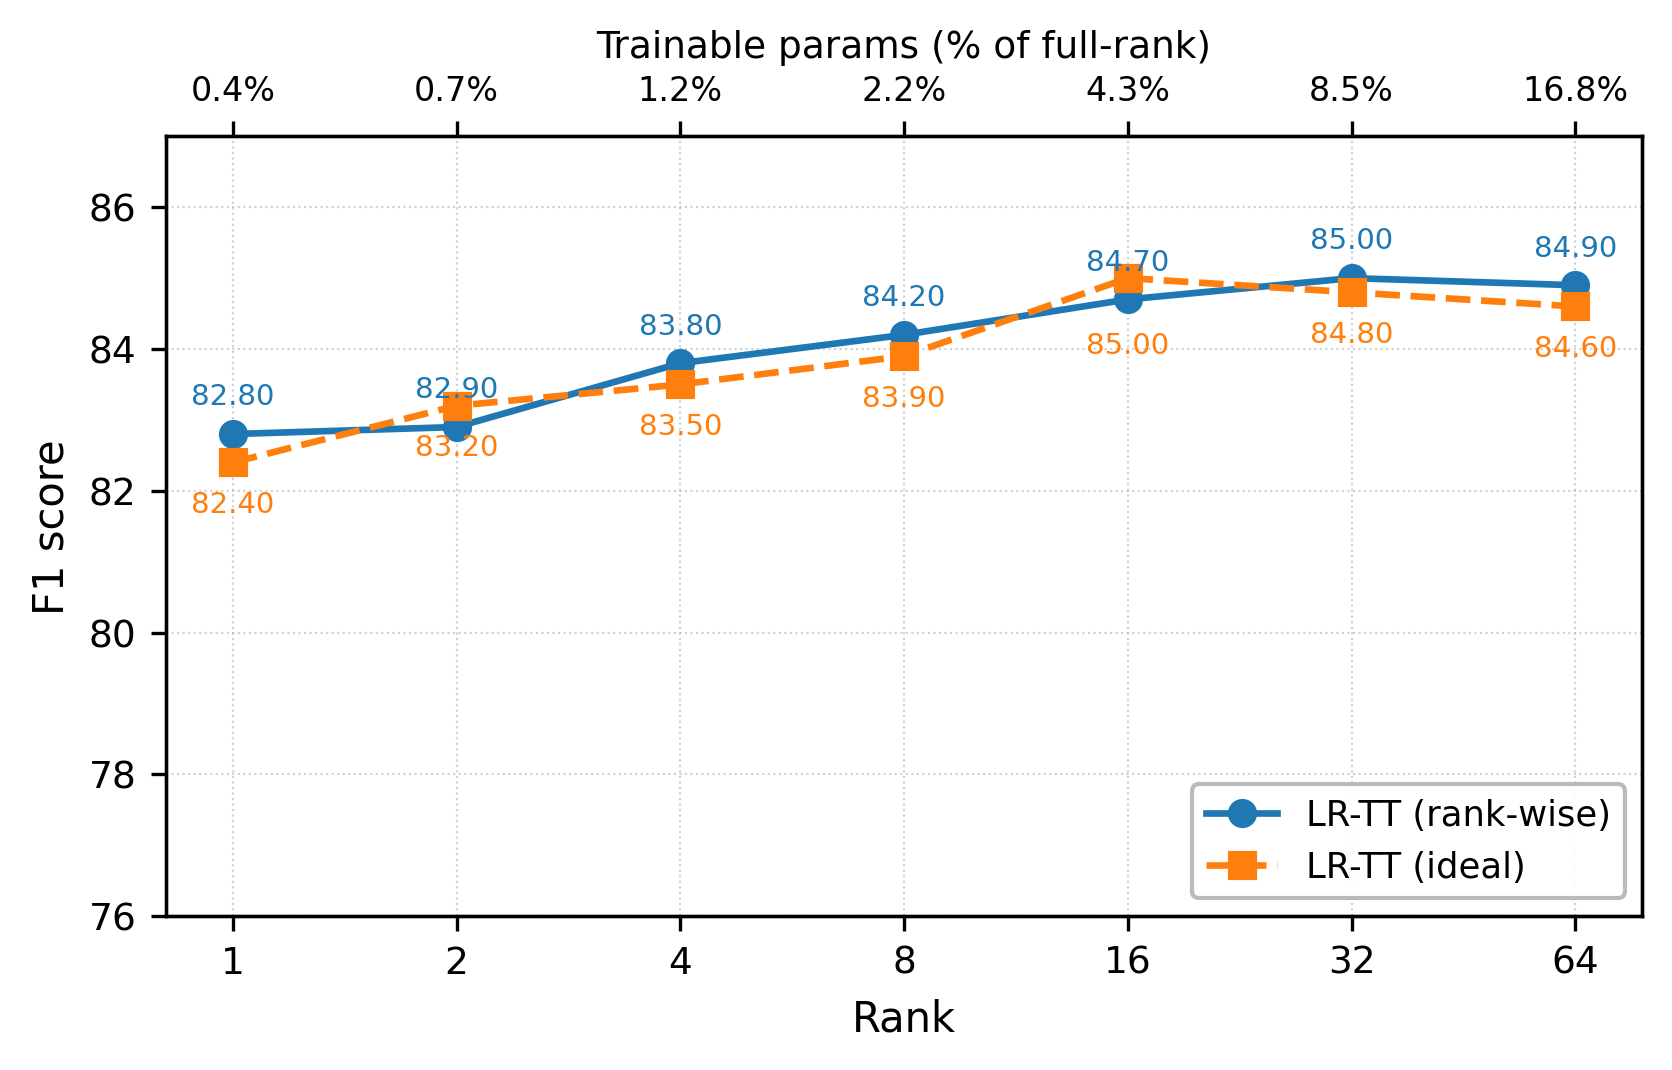

This figure's Python source:
"""Figure 6(b): Rank sweep — onehot vs set, with trainable parameter ratio."""
import numpy as np
import matplotlib
matplotlib.use('Agg')
import matplotlib.pyplot as plt
import matplotlib.ticker as ticker

# BERT-base: 12 layers, each attention has Q/K/V/O (768x768)
# LRTT trainable params per layer: A(768,r) + B(r,768) = 2*768*r
# QKVO = 4 sublayers * 12 layers = 48 analog layers
# + LayerNorm params: 38,400 (always trainable)
# Full trainable (digital fine-tuning): ~109M total, but let's use actual number
# From diagnostic: Total params=80,581,778, Trainable=40,082 at rank=32
# Trainable = 48 * 2 * 768 * r + 38400 (LayerNorm)
# At r=32: 48*2*768*32 + 38400 = 2,359,296 + 38,400 = 2,397,696... but diagnostic says 40,082
# Wait, that's the number of trainable parameters in the optimizer
# Actually LRTT A/B tiles are not standard trainable params — they're analog
# The 40,082 is LayerNorm + qa_outputs (2*768+2 = 1538) + embedding layernorm
# So "trainable" in standard sense is just the digital params

# For the ratio, we compare LRTT effective trainable rank against full-rank:
# QKVO trainable in full fine-tuning: 48 * 768 * 768 + LayerNorm(38400) + qa_outputs(1538) = 28,351,490
# LRTT: 48 * 2 * 768 * r + LayerNorm(38400) + qa_outputs(1538)
DIGITAL_PARAMS = 39938  # LayerNorm + qa_outputs (shared between full FT and LR-TT)
FULL_PARAMS = 48 * 768 * 768 + DIGITAL_PARAMS  # 28,351,490
def lrtt_params(r):
    return 48 * 2 * 768 * r + DIGITAL_PARAMS

ranks = [1, 2, 4, 8, 16, 32, 64]

onehot_f1 = {1: 82.8, 2: 82.9, 4: 83.8, 8: 84.2, 16: 84.7, 32: 85.0, 64: 84.9}
set_f1 =    {1: 82.4, 2: 83.2, 4: 83.5, 8: 83.9, 16: 85.0, 32: 84.8, 64: 84.6}
param_ratio = {r: lrtt_params(r) / FULL_PARAMS * 100 for r in ranks}

plt.rcParams.update({
    'font.size': 9, 'axes.labelsize': 10,
    'xtick.labelsize': 9, 'ytick.labelsize': 9,
    'axes.linewidth': 0.8,
})

fig, ax = plt.subplots(figsize=(5.5, 3.5))

ax.plot(ranks, [onehot_f1[r] for r in ranks], 'o-', color='#1f77b4', linewidth=1.6,
        markersize=6, label='LR-TT (rank-wise)', zorder=3)
ax.plot(ranks, [set_f1[r] for r in ranks], 's--', color='#ff7f0e', linewidth=1.6,
        markersize=6, label='LR-TT (ideal)', zorder=3)

for r in ranks:
    ax.annotate(f'{onehot_f1[r]:.2f}', (r, onehot_f1[r]),
                textcoords='offset points', xytext=(0, 7),
                fontsize=7, ha='center', color='#1f77b4')
    oy = -12 if r != 16 else -18
    ax.annotate(f'{set_f1[r]:.2f}', (r, set_f1[r]),
                textcoords='offset points', xytext=(0, oy),
                fontsize=7, ha='center', color='#ff7f0e')

ax.set_xscale('log', base=2)
ax.set_xticks(ranks)
ax.set_xticklabels([str(r) for r in ranks])
ax.minorticks_off()

# Parameter ratio on secondary x-axis
ax2 = ax.twiny()
ax2.set_xscale('log', base=2)
ax2.set_xlim(ax.get_xlim())
ax2.set_xticks(ranks)
ax2.set_xticklabels([f'{param_ratio[r]:.1f}%' for r in ranks], fontsize=8)
ax2.minorticks_off()
ax2.set_xlabel('Trainable params (% of full-rank)', fontsize=9)
ax.set_xlabel('Rank')
ax.set_ylabel('F1 score')
ax.set_ylim(76, 87)
ax.legend(loc='lower right', fontsize=8.5, framealpha=0.9, edgecolor='0.7')
ax.grid(True, linestyle=':', linewidth=0.5, alpha=0.6)
fig.tight_layout(pad=0.5)

OUT = '/root/LRTT/examples/bert/results/plots/fig6b_rank_sweep.png'
fig.savefig(OUT, dpi=300, bbox_inches='tight')
fig.savefig(OUT.replace('.png', '.svg'), bbox_inches='tight')
print(f'Saved: {OUT}')
for r in ranks:
    print(f"  rank={r}: params={lrtt_params(r):,} ({param_ratio[r]:.2f}% of full)")
